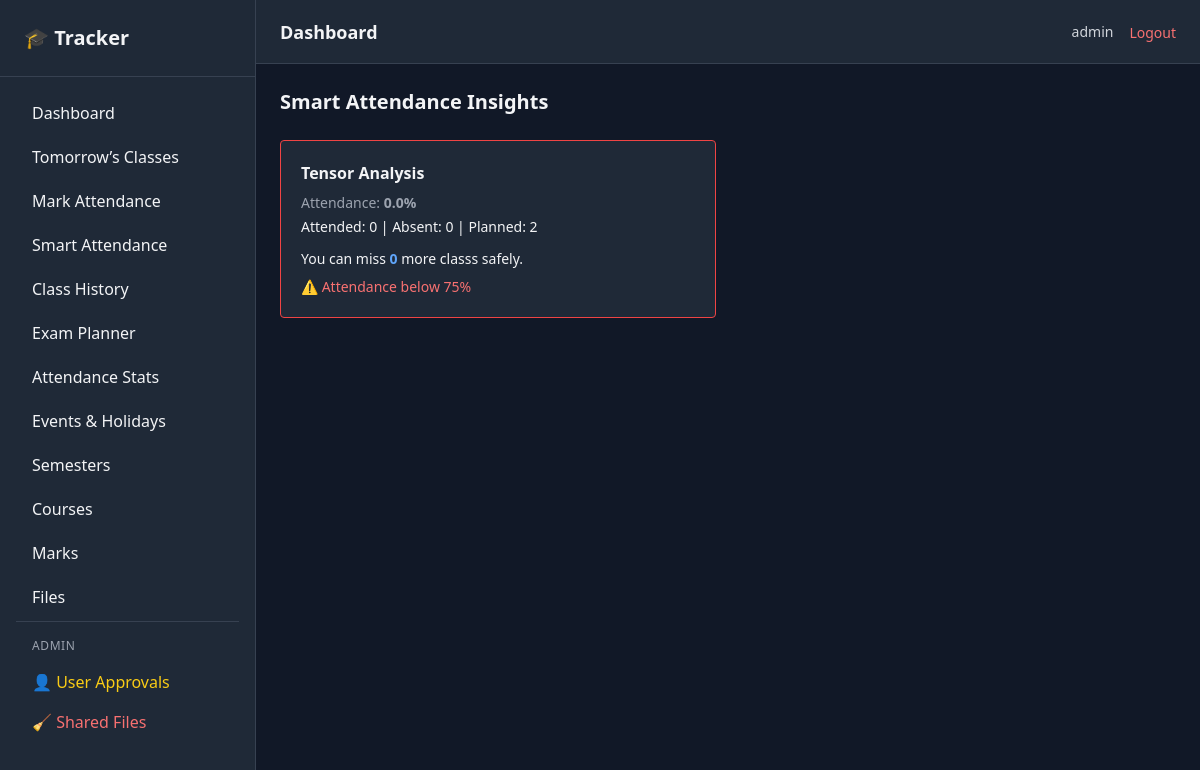
Page /attendance/smart/ (signed in) on the committed database.
### core/models.py (models this page shows, shortened)
class User(AbstractUser):
    email = models.EmailField(unique=True)
    full_name = models.CharField(max_length=200, null=True, blank=True)
    mobile = models.CharField(max_length=20, null=True, blank=True)
    university = models.CharField(
        max_length=200,
        blank=True,
        null=True
    )
    dob = models.DateField(
        blank=True,
        null=True
    )
    is_approved = models.BooleanField(default=False)

class Course(models.Model):
    user = models.ForeignKey(
        settings.AUTH_USER_MODEL,
        on_delete = models.CASCADE,
        related_name = 'courses'
    )
    semester = models.ForeignKey(
        Semester,
        on_delete = models.CASCADE,
        related_name = 'courses'
    )
    name = models.CharField(max_length=150)
    course_code = models.CharField(max_length=50)
    teacher_name = models.CharField(max_length=150)
    total_class_planned = models.PositiveIntegerField(default=20)
    created_at = models.DateTimeField(auto_now_add=True)
    class Meta:
        ordering = ['course_code']

### core/views.py (the view)
@login_required
def smart_attendance(request):
    active_semester = get_active_semester(request.user)
    courses = Course.objects.filter(
        user=request.user,
        semester=active_semester
    )
    data = []
    for course in courses:
        summary = attendance_summary(course)
        missable = missable_classes(course)
        data.append({
            'course': course,
            'summary': summary,
            'missable': missable,
            'warning': summary['percentage'] < 75
        })
    return render(request, 'attendance/smart.html', {'data': data})

### core/utils.py (called while the page is built)
def attendance_summary(course):
    session = ClassSession.objects.filter(course=course)
    attended = session.filter(status='completed').count()
    absent = session.filter(status='absent').count()
    ignored = session.filter(status__in=['cancelled', 'no_attendance']).count()
    planned = session.filter(status='planned').count()
    total_effective = attended + planned + absent
    percentage =(
        (attended / total_effective) * 100
        if total_effective > 0 else 0
    )
    return {
        'attended': attended,
        'planned': planned,
        'ignored': ignored,
        'absent': absent,
        'percentage': round(percentage, 2),
        'total_effective': total_effective
    }

def missable_classes(course, threshold=75):
    summary = attendance_summary(course)
    attended = summary['attended']
    planned = summary['planned']
    missable = 0
    for miss in range(planned+1):
        possible_total = attended + (planned - miss)
        if possible_total == 0:
            continue
        percentage = (attended/possible_total)*100
        if percentage >= threshold:
            missable =  miss
        else:
            break
    return missable

def get_active_semester(user):
    return (
        Semester.objects
        .filter(
            user=user,
            is_active=True
        )
        .order_by("-start_date")
        .first()
    )

### templates/attendance/smart.html
{% extends 'base/base.html' %}
{% block content %}
<h2 class="text-xl font-semibold mb-6">Smart Attendance Insights</h2>
<div class="grid md:grid-cols-2 gap-6">
    {% for item in data %}
        <div class="bg-gray-800 p-5 rounded border
            {% if item.warning %}
                border-red-500
            {% else %}
                border-gray-700
            {% endif %}
        ">
            <h3 class="font-semibold mb-2">
                {{ item.course.name }}
            </h3>
            <p class="text-sm text-gray-400">
                Attendance: <strong>{{ item.summary.percentage }}%</strong>
            </p>
            <p class="text-sm mt-1">
                Attended: {{ item.summary.attended }}
                | Absent: {{ item.summary.absent }}
                | Planned: {{ item.summary.planned }}
            </p>
            <p class="mt-3 text-sm">
                You can miss
                <strong class="text-blue-400">
                    {{ item.missable }}
                </strong>
                more class{{ item.missable|pluralize }}
                safely.
            </p>
            {% if item.warning %}
                <p class="mt-2 text-sm text-red-400">
                    ⚠ Attendance below 75%
                </p>
            {% endif %}
        </div>
    {% endfor %}
</div>
{% endblock %}

### templates/base/navbar.html (shortened to what this page needs)
<header class="h-16 bg-gray-800 border-b border-gray-700 flex items-center justify-between px-4 sm:px-6">
    <div class="flex items-center gap-3">
        <h1 class="text-lg font-semibold">
            Dashboard
        </h1>
    </div>
    <div class="flex items-center gap-4">
        <span class="text-sm text-gray-300 hidden sm:block">
            {{ request.user.username }}
        </span>
        <form method="post" action="{% url 'logout' %}">
            <button type="submit"
                    class="text-red-400 hover:text-red-300 text-sm font-medium">
                Logout
            </button>
        </form>
    </div>
</header>

### rows in the picture
User: user.username "admin"
Course: course.name "Tensor Analysis", summary.percentage "0.0", summary.attended "0", summary.absent "0", summary.planned "2", missable "0"
